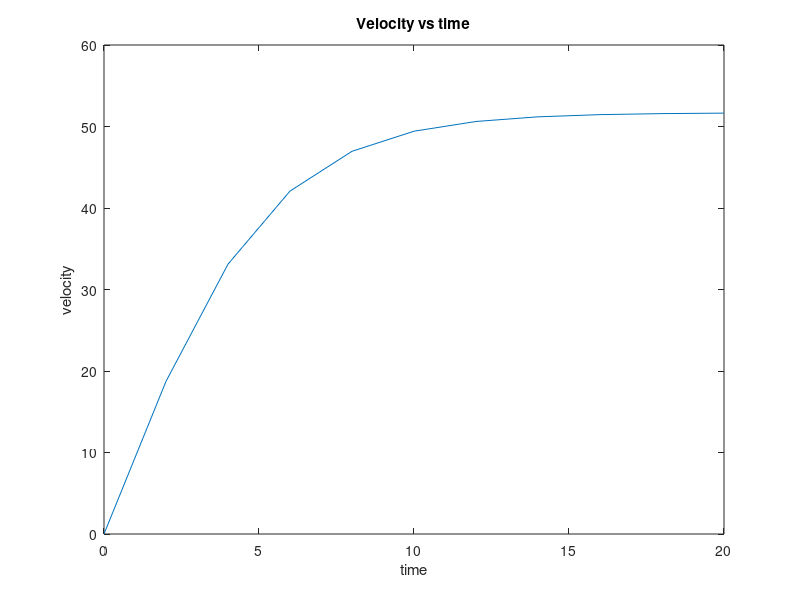

The MATLAB script that drew this image:
t = [0:2:20];
g = 9.81; m = 68.1; cd = 0.25;
v = sqrt(g*m/cd)*tanh(sqrt(g*cd/m)*t);

plot(t, v);

title('Velocity vs time');
xlabel('time');
ylabel('velocity');